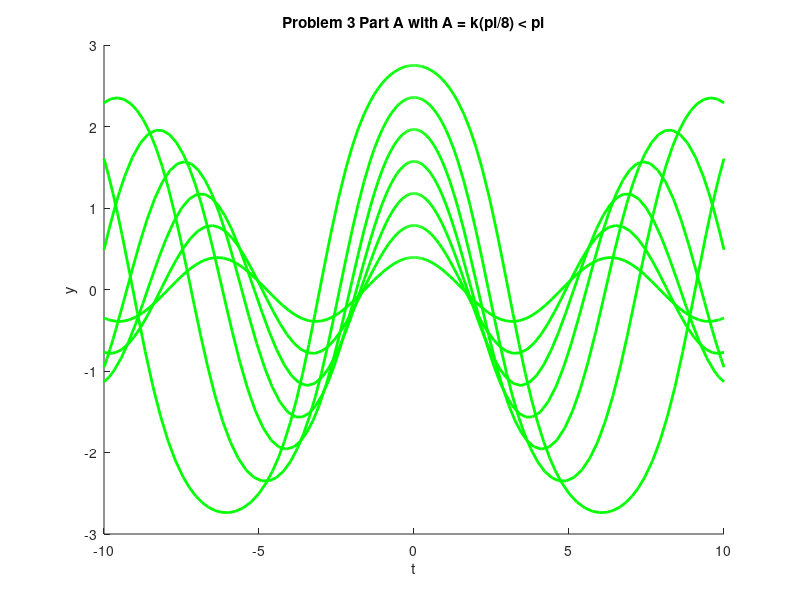
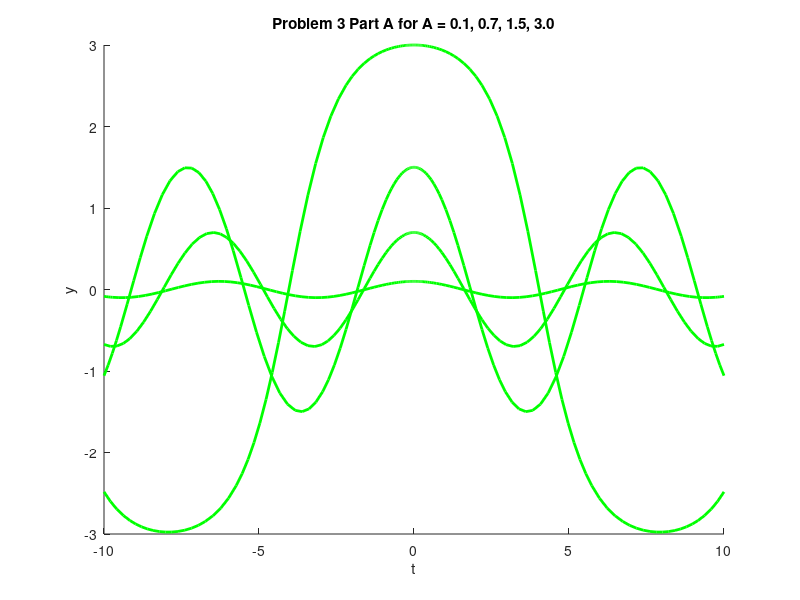

The MATLAB script that drew these images, in order: (Note: this script raises an error after producing the figures.)
%% Matlab Project 4 Problem Set D
% Emmanuel Taylor and Kenneth Bryant
% Differential Equations for Scientists and Engineers
% Section: 0221 and 0231
% March 29th 2013
 
%% Problem 3 Part A

% This and some of the following problems concern models for the motion of
% a pendulum, which consists of a weight attached to a rigid arm of length
% L that is free to pivot in a complete circle. Neglecting friction and air
% resistance, the angle y(t) that the arm makes with the vertical direction
% satisfies the differential equation y"(t)+(g/L)*sin(y(t))=0 (D.2) where g
% = 32.2 ft/sec^2 is the gravitational acceleration constant. We will
% assume the arm has length 32.2 ft and so replace (D.2) by the simpler
% form y"+sin(y)=0 (D.3). (Alternatively, one can rescale time, replacing t
% by sqrt(g/L)*t, to convert (D.2) to (D.3)). For motions with small
% displacements (y small), sin(y)=y, and (D.3) can be approximated by the
% linear equation y"+y=0. (D.4) This question has general solution
% y(t)=A*cos(t-gamma), with amplitude A and phase shift gamma. Hence all
% the solutions to the linear approximation (D.4) have period 2pi,
% independent of the amplitude A. In this problem we consider solutions of
% equation (D.3) satisfying the intial conditions y(0)=A, y'(0)=0. If |A|
% < pi, then solutions are periodic. However, in contrast to the linear
% equation (D.4), their periods depend on the amplitude A. We do expect
% that, for small displacements A, the solutions to the pendulum (D.3) will
% have periods close to 2pi.
 
% (A) Investigate how the period depends on the amplitude A by plotting a
% numerical solution of equation (D.3) using initial conditions y(0)=A,
% y'(0)=0 on an appropriate interval for various A. Estimate the periods of
% the pendulum for the amplitudes A = 0.1, 0.7, 1.5, 3.0. Confirm these
% results by displaying the displacements at a sequence of times, and
% finding the time at which the pendulum returns to its original position.
rhs = @(t, y) [y(2); -sin(y(1))];
figure, hold on
for A = 1:7
   [T1, Y1] = ode45(rhs, [0 10], [A * pi/8 0]);
   [T2, Y2] = ode45(rhs, [0 -10], [A * pi/8 0]);
   plot(T1, Y1(:,1), 'linewidth', 2, 'color', 'g')
   plot(T2, Y2(:,1), 'linewidth', 2, 'color', 'g')
end
title 'Problem 3 Part A with A = k(pi/8) < pi'
xlabel t, ylabel y
hold off

figure, hold on
A = 0.1;
while (A < 3.1)
   [xa, ya] = ode45(rhs, [0 10], [A 0]);
   [xb, yb] = ode45(rhs, [0 -10], [A 0]);
   plot(xa, ya(:,1), 'linewidth', 2, 'color', 'g')
   plot(xb, yb(:,1), 'linewidth', 2, 'color', 'g')
   if (A == 0.1)
       A = 0.7;
   else
       if (A == 0.7)
           A = 1.5;
       else
           if (A == 1.5)
               A = 3.0;
           else
               if (A == 3.0)
                   A = 3.1;
               end
           end
       end
   end
end
xlabel t, ylabel y
title 'Problem 3 Part A for A = {0.1, 0.7, 1.5, 3.0}'
hold off

% Here is a list of estimated periods for the different amplitudes:
% A = 0.1, T = 6.3
% A = 0.7, T = 6.5
% A = 1.5, T = 7.5
% A = 3.0, T = 16.0

[xa, ya] = ode45(rhs, 0:0.2:7, [0.1 0]);
[xa ya]
% 6.2 is the approximate period for amplitudes of 0.1

[xa, yb] = ode45(rhs, 0:0.2:7, [0.7 0]);
[xa yb]
% 6.4 is the approximate period for amplitudes of 0.7

[xa, yc] = ode45(rhs, 0:0.2:8, [1.5 0]);
[xa yc]
% 7.3 is the approximate period for amplitudes of 1.5

[xa, yd] = ode45(rhs, 0:0.2:8.6, [3.0 0]);
[xa yd]
% 15.8 is the approximate period for amplitudes of 3.0 

%% Problem 3 Part B

% The period is given by the formula T = 4 multiplied by the integral from
% 0 to pi/2 of dy/sqrt(1-k^2*sin^2(y)) where k = sin(A/2). This formula may
% be derived in your textl it can be found in Section 9.3 of Boyce &
% DiPrima, Problem 29. The integral is called an elliptic integral. It
% cannot be evaluated by an elementary formula, but it can be computed by
% int in terms of a MuPAD function ellipticK, or can be evaluated
% numerically using quadl. Calculate the period for the values of A we are
% considering. Do the values agree with those obtained in Part A?

% Amplitude = 0.1:
y = @(x) 4./sqrt(1 - (sin(0.1/2) * sin(x)).^2);
T = quad(y, 0, pi/2)

% Amplitude = 0.7:
y = @(x) 4./sqrt(1 - (sin(0.7/2) * sin(x)).^2);
T = quad(y, 0, pi/2)

% Amplitude = 1.5:
y = @(x) 4./sqrt(1 - (sin(1.5/2) * sin(x)).^2);
T = quad(y, 0, pi/2)

% Amplitude = 3.0:
y = @(x) 4./sqrt(1 - (sin(3.0/2) * sin(x)).^2);
T = quad(y, 0, pi/2) 

% These computed values agree with the estimates that were found in Part A.

%% Problem 3 Part C

% Redo the numerical calculations in Part A with different tolerances,
% choosing the tolerances so that the values you get agree with those
% calculated in Part B.

options = odeset('AbsTol', 1e-10, 'RelTol', 1e-10);
format long;

% Amplitudes = 0.1:
sol1 = ode45(rhs, [0 6.28711454952848], [0.1 0], options);
deval(sol1, 6.28711454952848)

% Amplitudes = 0.7:
sol2 = ode45(rhs, [0 6.48118970198958], [0.7 0], options);
deval(sol2, 6.48118970198958)

% Amplitudes = 1.5:
sol3 = ode45(rhs, [0 7.30086487598231], [1.5 0], options);
deval(sol3, 7.30086487598231)

% Amplitudes = 3.0:
sol4 = ode45(rhs, [0 16.15553941420581], [3.0 0], options);
deval(sol4, 16.15553941420581)

%% Problem 3 Part D

% How does the period depend on the amplitude of the initial displacement?
% For small A, is the period close to 2pi? What is happening to the
% accuracy of the linear approximation as the initial displacement
% increases?
 
% ANSWER: The period does not depend on the amplitude of the initial
% displacement, it only depends on the length of the string and the
% gravitation force of g. For small A, the period is close to 2pi. The
% accuracy of the linear approximation as the initial displacement
% increases decreases.
 
%% Problem 5
% In this problem, we'll investigate the effect of damping on the pendulum,
% using the model y"+by'+sin(y)=0. Prepare Simulink models that will take
% the value of b from a "Constant" block and (1): plot the numerical
% solution of this differential equation with the initial conditions
% y(0)=0, y'(0)=4. from t=0 to t=20. (2) Do the same for the linear
% approximation y"+by'+y=0. Compare the linear and nonlinear behavior for
% the values of b = 1, 1.5, 2. Interpret what is happening physically in
% each case: i.e., describe explicitly what the graph says the pendulum is
% doing.
 
% NONLINEAR BEHAVIOR:
figure, hold on
rhs2 = @(t, y) [y(2); -y(2) - sin(y(1))];
[xa, ya] = ode45(rhs2, [0 20], [0 4]);
plot(xa, ya(:,1), 'color', 'r', 'linewidth', 2)
 
rhs3 = @(t, y) [y(2); -1.5*y(2) - sin(y(1))];
[xb, yb] = ode45(rhs3, [0 20], [0 4]);
plot(xb, yb(:,1), 'color', 'g', 'linewidth', 2)
 
rhs4 = @(t, y) [y(2); -2*y(2) - sin(y(1))];
[xc, yc] = ode45(rhs4, [0 20], [0 4]);
plot(xc, yc(:,1), 'color', 'b', 'linewidth', 2)
xlabel t, ylabel y
title 'Problem 5 Nonlinear Behavior'
hold off
 
% LINEAR BEHAVIOR:
figure, hold on
rhs5 = @(t, y) [y(2); -y(2) - y(1)];
[xd, yd] = ode45(rhs5, [0 20], [0 4]);
plot(xd, yd(:,1), 'color', 'r', 'linewidth', 2)
 
rhs6 = @(t, y) [y(2); -1.5*y(2) - y(1)];
[xe, ye] = ode45(rhs6, [0 20], [0 4]);
plot(xe, ye(:,1), 'color', 'g', 'linewidth', 2)
 
rhs7 = @(t, y) [y(2); -2*y(2) - y(1)];
[xf, yf] = ode45(rhs7, [0 20], [0 4]);
plot(xf, yf(:,1), 'color', 'b', 'linewidth', 2)
xlabel t, ylabel y
title 'Problem 5 Linear Behavior'
hold off
 
%% Problem 7 Part A
% A paratrooper steps out of an airplane at a height of 1000 ft and after 5
% seconds, opens her parachute. Her weight, with equipment, is 195 lbs. Let
% y(t) denote her height above the ground after t seconds. Assume that the
% force due to air resistance is 0.005*y'(t)^2 lbs in free fall and
% 0.6*y'(t)^2 lbs with the chute open. At what height does the chute open?
% How long does it take to reach the ground? At what velocity does she hit
% the ground? (This model assumes that air resistance is proportional to
% the square of the velocity and that the parachute opens instantaneously.)
 
% (Hint: This problem can be solved most efficiently by using the Events
% option to ode45 to detect significant events. Pay attention to units.
% Recall that the mass of the paratrooper is 195/32, measured in
% (lb*sec^2)/ft. Here, 32 is the acceleration due to gravity measured in
% ft/sec^2.

v0 = 0;
w = 195;
m = 195/32.2;
g = 32.2;
y0 = 1000;

% Free Fall
func1 = @(t, y) [y(2); (((.005 * y(1) * (t.^2)) - w)/m)];
[x1, y1] = ode45(func1, [0,5], [1000 0]);
[x1, y1]

% From the data chart, you can see that at t = 5, the distance = 633.9 and
% that v = -134.2. This can be found on the last row of the chart.
time = x1(69)
height = y1(69)

% When the parachute opens
func2 = @(t, y) [y(2); -g + ((g * .6)/w) * y(2)^2];
[x2, y2] = ode45(func2, [0:.1:35], [height -134.3]);
[x2, y2]

% The paratrooper will hit the ground betwee 34.4 and 34.4 seconds after
% the v = -18/02 ft/s. These are the values frmo which the distance changes
% from negative to positive which indicates that the paratrooper has
% touched the ground.

%% Problem 7 Part B

% Let v = y' be the velocity during the second phase of the fall (while the
% chute is open). One can view the equation of motion as an autonomous
% first order ODE in the velocity: v' = -32 + (192/1950)v^2. Make a
% qualitative analysis of this first order equation, finding in particular
% the critical or equilibrium velocity. This velocity is called the
% terminal velocity. How does the terminal velocity compare with the
% velocity at the time the chute opens and with the velocity at impact?
y = '32*(-1 + (.6/195)*x^2)';
critical = solve('32*(-1 + (.6/195)*x^2)');
% Critical velocity is 18.028 ft/s. This is much smaller than the values of
% when the parachute opens but is very close to the impact velocity.

safe = critical(1) * 1.05
% The variable safe is the value at which the paratrooper can land safely.
% This value is -18.929.

Dv = -32 + (192/1950) * (safe^2)
% The final acceleration: 3.28 ft/s towards the earth.

y0 = [500:1000];
func1 = @(t, y) [y(2); (-w + (.005 * y(1) * (t.^2)))/m];
for s = 1:501;
[x1, y1] = ode45(func1, [0,5], [y0(s) 0]);
ZZ = [x1, y1];
C = [y1(1), y1(69)];
end
 
%% Problem 7 Part C

% Assume the paratrooper is safe if she strikes the ground at a velocity
% within 5% of the terminal velocity in Part B. Except for the initial
% height, use the parameters in Part A. What is the lowest height from
% which she may parachute safely? (Please do not try this at home!)
veq = solve('32 * (-1 + (.6/195) * x^2)')
func3 = @(t,y) [y(2); -g + ((g * .6)/w) * y(2)^2];
[x3, y3] = ode45(func3, [5:.01:10], [500 -134.3]);
[x3, y3]

% The lowest height from which she may parachute safely is 398 feet.
% Looking at the ode45 chart, we can see that the paratrooper reached veq
% at 32 feet below the starting point. After 5 seconds, the 366 feet needed
% to deploy the parachute was added to the final 32 feet needed for the
% safe velocity.
%% Problem 15 Part A

% This problem is based on Problems 18 and 19 in Boyce & DiPrima, Section
% 3.8. Consider the initial value problem. u" + u' = 3cos(wt), u(0) = 0 and
% u'(0) = 0.

%Find the solution (using dsolve). For w = 0.5, 0.6, 0.7, 0.8, 0.9, plot
%the solution curves on the interval 0 <= t <= 15. Note that w0 = 1 is the
%natural frequency of the homogenous equation. Describe how the solution
%curves change as w gets closer to w0.
figure; hold on
p=ezplot(dsolve('D2u + u = 3*cos(.5*t)', 'u(0) = 0', 'Du(0) = 0'), [0 15]);
q=ezplot(dsolve('D2u + u = 3*cos(.6*t)', 'u(0) = 0', 'Du(0) = 0'), [0 15]);
r=ezplot(dsolve('D2u + u = 3*cos(.7*t)', 'u(0) = 0', 'Du(0) = 0'), [0 15]);
s=ezplot(dsolve('D2u + u = 3*cos(.8*t)', 'u(0) = 0', 'Du(0) = 0'), [0 15]);
t=ezplot(dsolve('D2u + u = 3*cos(.9*t)', 'u(0) = 0', 'Du(0) = 0'), [0 15]);
set(p, 'Linewidth', 2, 'color', 'r');
set(q, 'Linewidth', 2, 'color', 'g');
set(r, 'Linewidth', 2, 'color', 'b');
set(s, 'Linewidth', 2, 'color', 'c');
set(t, 'Linewidth', 2, 'color', 'k');
axis([0 15 -20 20]);
xlabel('Time'), ylabel('Displacement')
title 'Problem 15 Part A'
hold off
 
% By looking at the different plots for the different values for w, as w
% gets closer to w0, the amplitude starts to increase.
 
%% Problem 15 Part B

% Note that the formula you found in Part A is invalid when w = 1. Find and
% plot the solution curve for w = 1 on the interval 0 <= t <= 15. Based on
% the discussion of forced vibrations in your text, what phenomenon should
% be exhibited for this value of w? Corroborate your answer by plotting on
% a longer interval.
figure;
p = ezplot(dsolve('D2u + u = 3*cos(t)', 'u(0) = 0', 'Du(0) = 0'), [0 15]);
set(p, 'Linewidth', 2);
xlabel('Time'), ylabel('Displacement')
title 'Problem 15 Part B Interval [0 15]'
 
figure;
q = ezplot(dsolve('D2u + u = 3*cos(t)', 'u(0) = 0', 'Du(0) = 0'), [0 30]);
set(q, 'Linewidth', 2);
xlabel('Time'), ylabel('Displacement')
title 'Problem 15 Part B Interval [0 30]'

% This phenomenon is called Resonance.
 
%% Problem 15 Part C

% Plot the solution for w = 0.9 on a longer interval and compare it with
% the solution from Part B. What phenomenon is exhibited by the curve for w
% = 0.9?
figure; hold on
p=ezplot(dsolve('D2u + u = 3*cos(.9*t)', 'u(0) = 0', 'Du(0) = 0'), [0 120]);
set(p, 'Linewidth', 2, 'color', 'r');
xlabel t, ylabel y
title 'Problem 15 Part C Interval [0 30]'

q = ezplot(dsolve('D2u + u = 3*cos(t)', 'u(0) = 0', 'Du(0) = 0'), [0 120]);
set(q, 'Linewidth', 2, 'color', 'b');
xlabel('Time'), ylabel('Displacement')
title 'Problem 15 Part B Interval [0 30]'
hold off

% This phenomenon is what is known as amplitude modulation. This occurs
% when there is a periodic change in the amplitude which is known as a
% beat.
